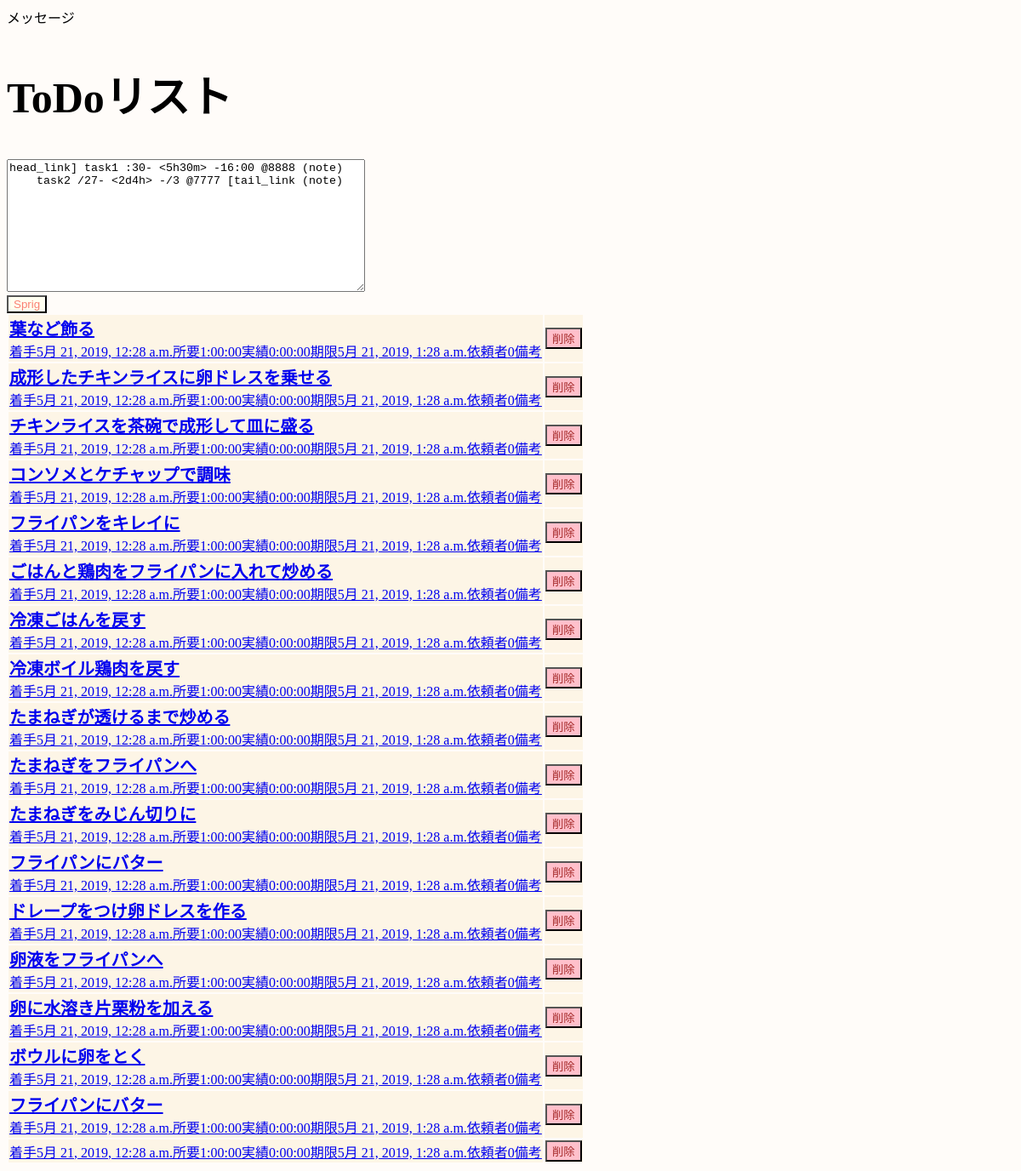
/, run on an earlier commit of the app's database.
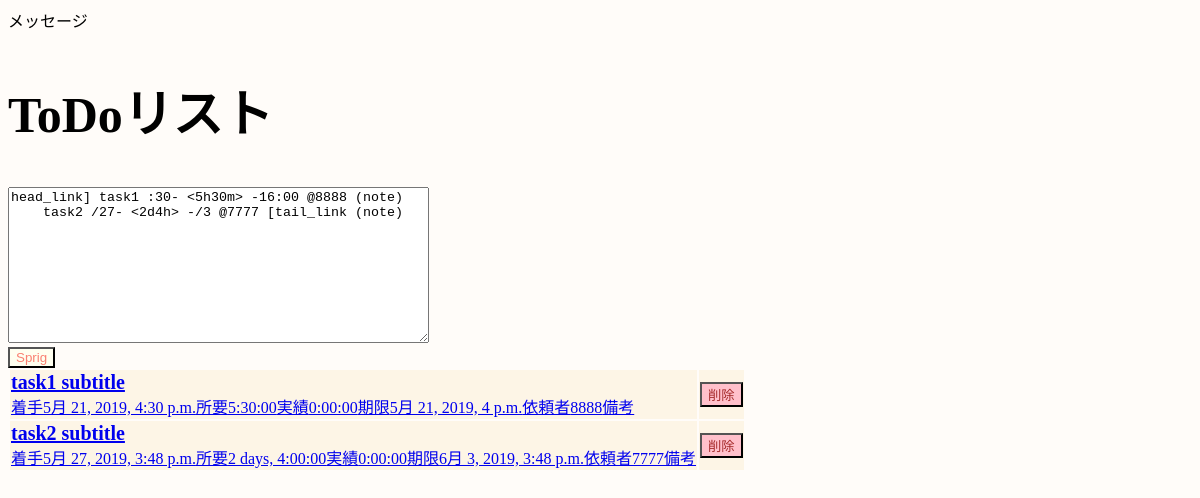
And on a later commit of the database.
### todo/models.py (models this page shows, shortened)
class Task(models.Model):
    class Meta:
        db_table = 'tasks'
    created_at = models.DateTimeField(auto_now_add=True)
    updated_at = models.DateTimeField(auto_now=True)
    title = models.CharField(verbose_name='タスク名', max_length=255)
    start = models.DateTimeField(verbose_name='着手日時', null=True, default=datetime.datetime.now())
    expected_time = models.DurationField(verbose_name='予想時間', default=datetime.timedelta(hours=1))  # todo デフォルト値
    actual_time = models.DurationField(verbose_name='実績時間', default=datetime.timedelta())  # todo デフォルト値
    deadline = models.DateTimeField(verbose_name='納期', default=datetime.datetime.now() + datetime.timedelta(hours=1))  # todo デフォルト値
    client = models.IntegerField(verbose_name='依頼者', default=0)  # todo デフォルトは自分
    is_done = models.BooleanField(verbose_name='完了', default=False)
    note = models.TextField(verbose_name='備考', null=True)
    initial_step = models.ForeignKey(Step,
                                     related_name='out_tasks',
                                     verbose_name='始点',
                                     default=None,  # todo 唯一の最始点を設定する？
                                     on_delete=models.PROTECT)
    terminal_step = models.ForeignKey(Step,
                                      related_name='in_tasks',
                                      verbose_name='終点',
                                      default=None,   # todo デフォルトは最終点
                                      on_delete=models.PROTECT)

### todo/views.py (the view)
class ShowTask(View):
    def get(self, req, *args, **kwargs):
        tasks = Task.objects.all()
        context = {'tasks': tasks}
        return render(req, 'todo/index.html', context)

### todo/templates/todo/index.html (shortened to what this page needs)
{% load static %}
<!DOCTYPE html>
<html>
    <head>
            <link rel="stylesheet" href="https://unpkg.com/karma-css@latest/dist/karma.min.css">
            <link rel="stylesheet"
            href="{% static 'css/todo.css' %}" >
    </head>
    <body>
        <div>メッセージ</div>
        <div class="container">
            <h2 id="title1">ToDoリスト</h2>
            <form action="{% url 'add' %}" method="post" name="form1">
                <div class="text">
                    <textarea name="sprig" cols="50" rows="10">
head_link] task1 :30- <5h30m> -16:00 @8888 (note)
    task2 /27- <2d4h> -/3 @7777 [tail_link (note)</textarea>
                </div>
                <div class="form-group">
                    <button type="submit" class="button">
                        Sprig
                    </button>
                </div>
            </form>
            <table class="todo list table">
                <tbody>
                    {% for task in tasks %}
                    {% if task.title != 'dummy' %}
                        <tr>
                            <td>
                                <a href="#" class="todo" onfocus="on_focus(this)" onblur="on_blur(this)">
                                    <div class="message">{{ task.title }}</div>
                                    <div class="flex">
                                        <div>着手{{ task.start }}</div>
                                        <div>所要{{ task.expected_time }}</div>
                                        <div>実績{{ task.actual_time }}</div>
                                        <div>期限{{ task.deadline }}</div>
                                        <div>依頼者{{ task.client }}</div>
                                        <div>備考{{ task.note }}</div>
                                    </div>
                                </a>
                            </td>
                            <td>
                                <form action="{% url 'delete' task.id %}" method="post" class="del_todo">
                                    <button class="button del">削除</button>
                                </form>
                            </td>
                        </tr>
                    {% endif %}
                    {% endfor %}
                </tbody>
            </table>
        </div>
    </body>
</html>

What changed in the data, as far as the page shows it:
removed Task: title "葉など飾る", start "5月 21, 2019, 12:28 a.m.", expected_time "1:00:00", actual_time "0:00:00", deadline "5月 21, 2019, 1:28 a.m.", client "0"
removed Task: title "成形したチキンライスに卵ドレスを乗せる", start "5月 21, 2019, 12:28 a.m.", expected_time "1:00:00", actual_time "0:00:00", deadline "5月 21, 2019, 1:28 a.m.", client "0"
removed Task: title "チキンライスを茶碗で成形して皿に盛る", start "5月 21, 2019, 12:28 a.m.", expected_time "1:00:00", actual_time "0:00:00", deadline "5月 21, 2019, 1:28 a.m.", client "0"
removed Task: title "コンソメとケチャップで調味", start "5月 21, 2019, 12:28 a.m.", expected_time "1:00:00", actual_time "0:00:00", deadline "5月 21, 2019, 1:28 a.m.", client "0"
removed Task: title "フライパンをキレイに", start "5月 21, 2019, 12:28 a.m.", expected_time "1:00:00", actual_time "0:00:00", deadline "5月 21, 2019, 1:28 a.m.", client "0"
removed Task: title "ごはんと鶏肉をフライパンに入れて炒める", start "5月 21, 2019, 12:28 a.m.", expected_time "1:00:00", actual_time "0:00:00", deadline "5月 21, 2019, 1:28 a.m.", client "0"
removed Task: title "冷凍ごはんを戻す", start "5月 21, 2019, 12:28 a.m.", expected_time "1:00:00", actual_time "0:00:00", deadline "5月 21, 2019, 1:28 a.m.", client "0"
removed Task: title "冷凍ボイル鶏肉を戻す", start "5月 21, 2019, 12:28 a.m.", expected_time "1:00:00", actual_time "0:00:00", deadline "5月 21, 2019, 1:28 a.m.", client "0"
removed Task: title "たまねぎが透けるまで炒める", start "5月 21, 2019, 12:28 a.m.", expected_time "1:00:00", actual_time "0:00:00", deadline "5月 21, 2019, 1:28 a.m.", client "0"
removed Task: title "たまねぎをフライパンへ", start "5月 21, 2019, 12:28 a.m.", expected_time "1:00:00", actual_time "0:00:00", deadline "5月 21, 2019, 1:28 a.m.", client "0"
removed Task: title "たまねぎをみじん切りに", start "5月 21, 2019, 12:28 a.m.", expected_time "1:00:00", actual_time "0:00:00", deadline "5月 21, 2019, 1:28 a.m.", client "0"
removed Task: title "フライパンにバター", start "5月 21, 2019, 12:28 a.m.", expected_time "1:00:00", actual_time "0:00:00", deadline "5月 21, 2019, 1:28 a.m.", client "0"
removed Task: title "ドレープをつけ卵ドレスを作る", start "5月 21, 2019, 12:28 a.m.", expected_time "1:00:00", actual_time "0:00:00", deadline "5月 21, 2019, 1:28 a.m.", client "0"
removed Task: title "卵液をフライパンへ", start "5月 21, 2019, 12:28 a.m.", expected_time "1:00:00", actual_time "0:00:00", deadline "5月 21, 2019, 1:28 a.m.", client "0"
removed Task: title "卵に水溶き片栗粉を加える", start "5月 21, 2019, 12:28 a.m.", expected_time "1:00:00", actual_time "0:00:00", deadline "5月 21, 2019, 1:28 a.m.", client "0"
removed Task: title "ボウルに卵をとく", start "5月 21, 2019, 12:28 a.m.", expected_time "1:00:00", actual_time "0:00:00", deadline "5月 21, 2019, 1:28 a.m.", client "0"
removed Task: title "フライパンにバター", start "5月 21, 2019, 12:28 a.m.", expected_time "1:00:00", actual_time "0:00:00", deadline "5月 21, 2019, 1:28 a.m.", client "0"
removed Task: start "5月 21, 2019, 12:28 a.m.", expected_time "1:00:00", actual_time "0:00:00", deadline "5月 21, 2019, 1:28 a.m.", client "0"
added Task: title "task1 subtitle", start "5月 21, 2019, 4:30 p.m.", expected_time "5:30:00", actual_time "0:00:00", deadline "5月 21, 2019, 4 p.m.", client "8888"
added Task: title "task2 subtitle", start "5月 27, 2019, 3:48 p.m.", expected_time "2 days, 4:00:00", actual_time "0:00:00", deadline "6月 3, 2019, 3:48 p.m.", client "7777"
